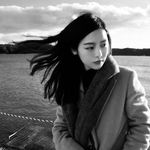
#> input picture pics/cl.jpg, 150 x 150 px
$ python filter+concat.py
#> lines starting #> are read from the running program, lines starting #| are printed output that depends on the picture
from PIL import Image
from PIL import ImageFilter


class Trans(object):
    def __init__(self):
        self.source_path = 'cl.jpg'
        self.new_path = 'cl9.jpg'
        self.image_filter_list = ['BLUR', 'DETAIL', 'EDGE_ENHANCE', 'EDGE_ENHANCE_MORE', 'EMBOSS', 'FIND_EDGES',
                                  'SMOOTH', 'SMOOTH_MORE', 'SHARPEN']
        self.pic: Image.Image = Image.open(self.source_path)
#> self.pic is the input picture: PIL image 150x150 RGB; min 0, max 255, mean 105.5
        self.weight, self.height = self.pic.size
#> self.weight = 150; self.height = 150
        self.target = Image.new(self.pic.mode, (self.weight * 3, self.height * 3))
#> self.target: PIL image 450x450 RGB; every value is 0

    def run(self):
        for i in range(3):
            for j in range(3):
                t = self.pic.filter(getattr(ImageFilter, self.image_filter_list[i * 3 + j]))
                self.target.paste(t, (j * self.weight, i * self.height, (j + 1) * self.weight, (i + 1) * self.height))
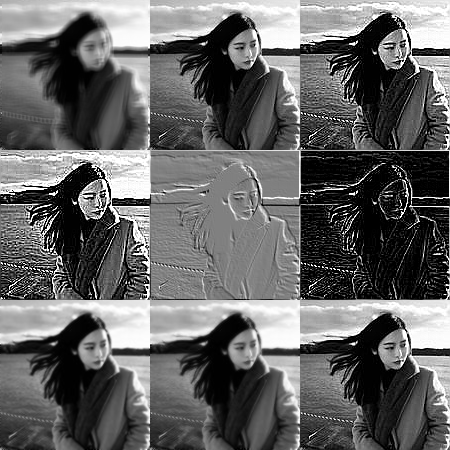
#> self.target: PIL image 450x450 RGB; min 0, max 255, mean 100.2
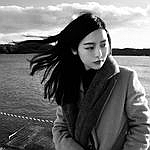
#> t: PIL image 150x150 RGB; min 0, max 255, mean 105.7
        self.target.save(self.new_path)


if __name__ == '__main__':
    Trans().run()
    # ImageFilter.BLUR  # 图像的模糊效果
    # ImageFilter.CONTOUR  # 图像的轮廓效果
    # ImageFilter.DETAIL  # 图像的细节效果
    # ImageFilter.EDGE_ENHANCE  # 图像的边界加强效果
    # ImageFilter.EDGE_ENHANCE_MORE  # 图像的阈值边界加强效果
    # ImageFilter.EMBOSS  # 图像的浮雕效果
    # ImageFilter.FIND_EDGES  # 图像的边界效果
    # ImageFilter.SMOOTH  # 图像的平滑效果
    # ImageFilter.SMOOTH_MORE  # 图像的阈值平滑效果
    # ImageFilter.SHARPEN  # 图像的锐化效果
